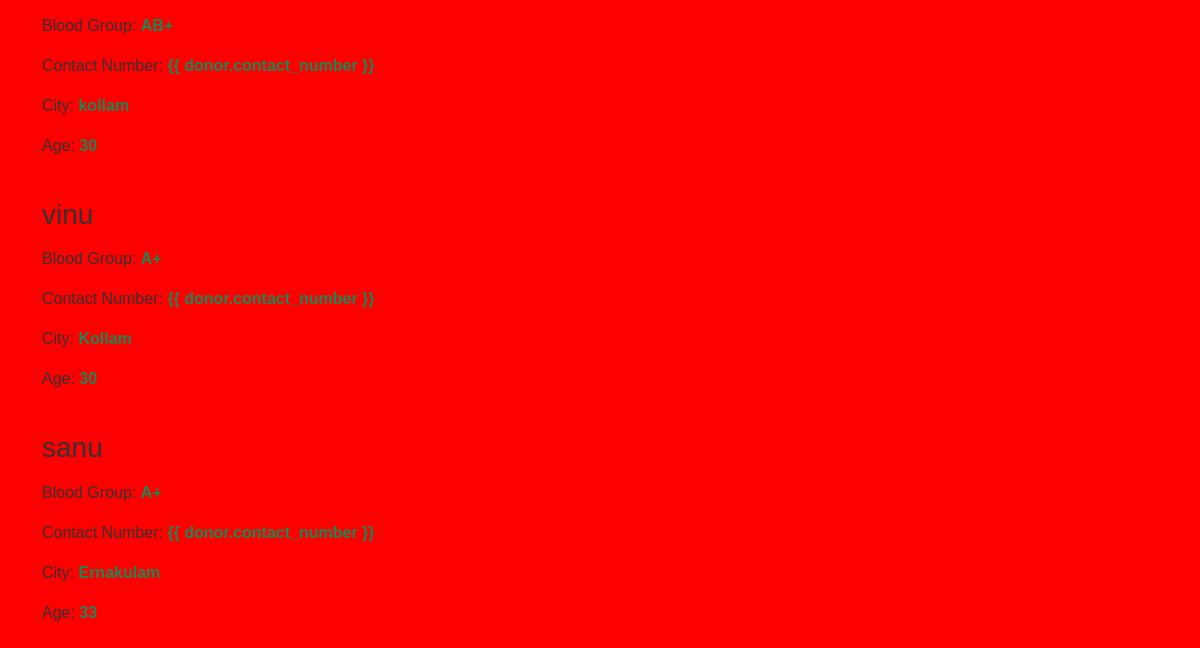
Before: /register_to_donate/ (lower part) with the older database file.
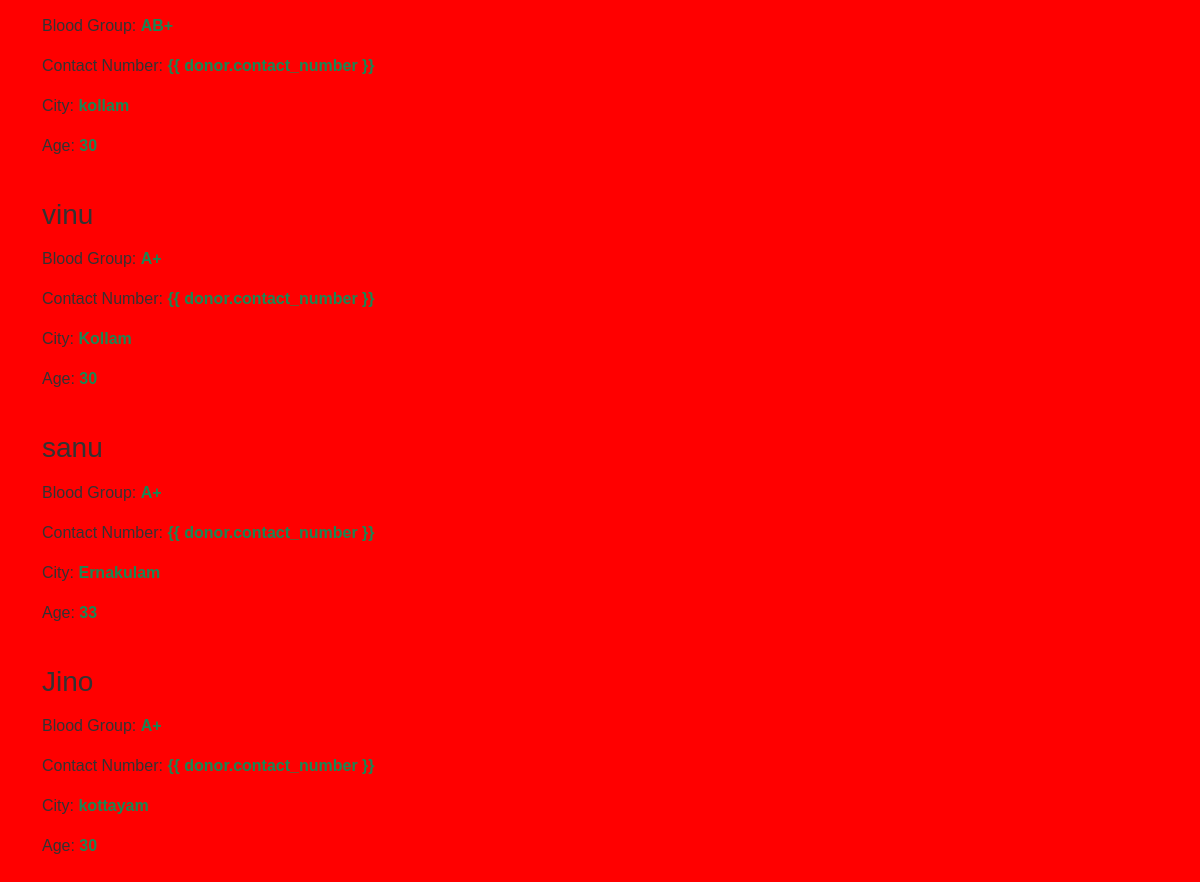
After: the same page with the newer database file.
### app/models.py (models this page shows, shortened)
class Donor(models.Model):
    name = models.TextField()
    blood_group = models.CharField(max_length=10)
    contact_number = models.CharField(max_length=15)
    city = models.CharField(max_length=50)
    age = models.PositiveIntegerField()

### app/views.py (the view, shortened to what this page needs)
# urls.py: path('register_to_donate/', views.register_to_donate),
def register_to_donate(request):
    donors = Donor.objects.all()
    return render(request, 'user/registertodonate.html', {'register_to_donate': donors})

### template/user/registertodonate.html (shortened to what this page needs)
<!DOCTYPE html>
<html lang="en">
<head>
    {% load static %}
    <link href="https://cdn.jsdelivr.net/npm/bootstrap@5.3.0-alpha1/dist/css/bootstrap.min.css" rel="stylesheet">
</head>
<body>
    <div class="container mt-5">
        <div class="row">
            {% for donor in register_to_donate %}
            <div class="col-lg-12 mb-4">
                <div class="col-lg-7">
                    <h3 class="mb-3">{{ donor.name }}</h3>
                    <p>Blood Group: <span class="text-success fw-bold">{{ donor.blood_group }}</span></p>
                    <p>Contact Number: <navbar navbar-expand-sm bg-dark navbar-darkspan class="text-success fw-bold">{{
                            donor.contact_number }}</span></p>
                    <p>City: <span class="text-success fw-bold">{{ donor.city }}</span></p>
                    <p>Age: <span class="text-success fw-bold">{{ donor.age }}</span></p>
                </div>
            </div>
            {% endfor %}
        </div>
    </div>
</body>
</html>

Changed rows visible on the page:
added Donor: name "Jino", blood_group "A+", city "kottayam", age "30"
